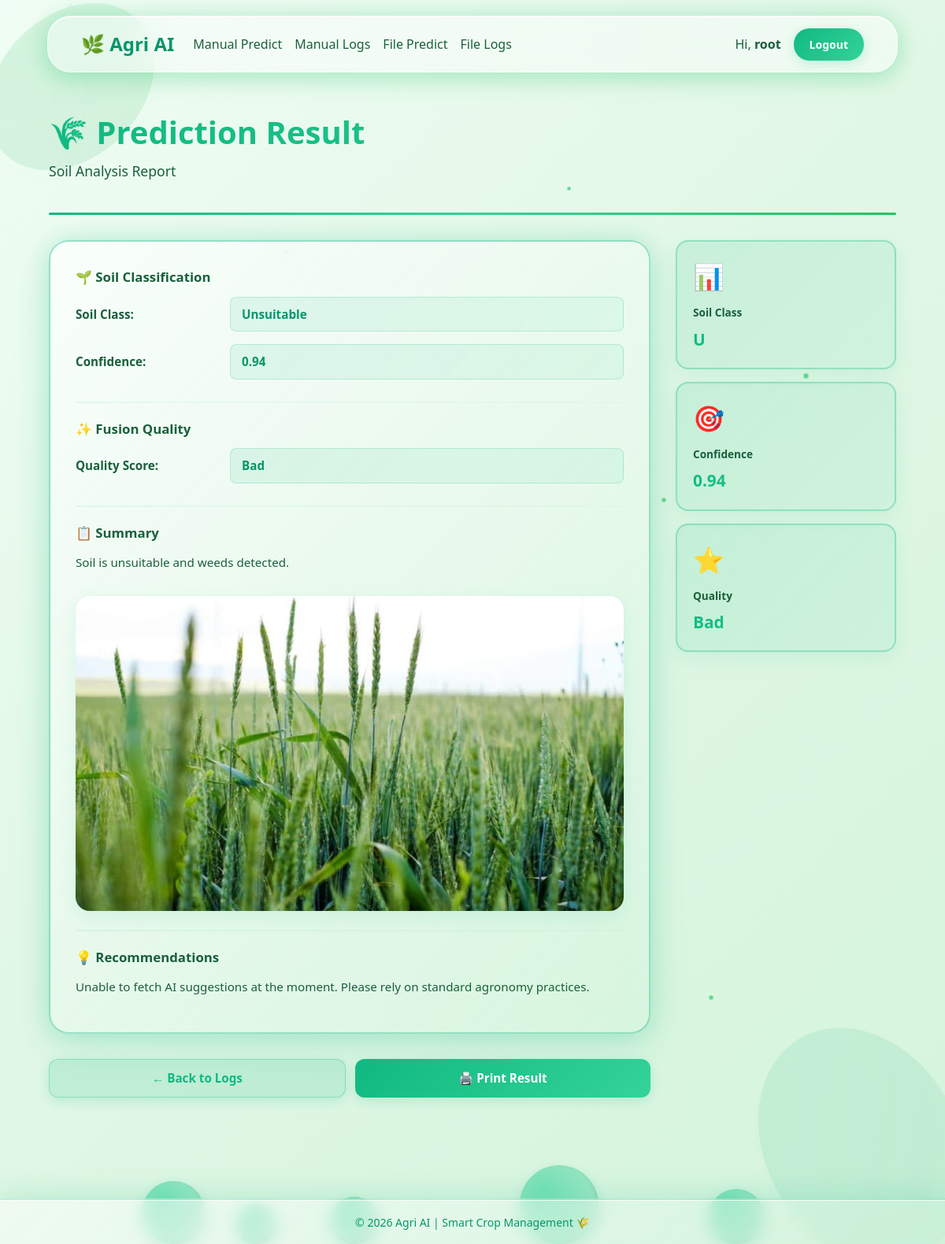
Page /result/1/ (signed in) on the committed database.
### core/models.py (models this page shows)
class PredictionRecord(models.Model):
    user = models.ForeignKey(User, on_delete=models.CASCADE)
    soil = models.ForeignKey(SoilInput, on_delete=models.CASCADE)
    image = models.ForeignKey(ImageInput, on_delete=models.CASCADE)
    soil_score = models.FloatField(null=True, blank=True)           # P
    soil_class = models.CharField(max_length=50, null=True, blank=True)
    weed_presence = models.BooleanField(default=False)              # Q
    weed_details_json = models.JSONField(null=True, blank=True)
    fusion_quality = models.CharField(max_length=20)                # good/bad
    fusion_summary_text = models.TextField()
    suggestions_text = models.TextField()
    confidences_json = models.JSONField(null=True, blank=True)
    created_at = models.DateTimeField(auto_now_add=True)

class ImageInput(models.Model):
    user = models.ForeignKey(User, on_delete=models.CASCADE)
    image = models.ImageField(upload_to="uploads/")
    capture_date = models.DateField(null=True, blank=True)
    notes = models.TextField(null=True, blank=True)
    created_at = models.DateTimeField(auto_now_add=True)

### core/views.py (the view)
# urls.py: path("result/<int:pk>/", views.result_view, name="result"),
@login_required
def result_view(request, pk):
    record = get_object_or_404(PredictionRecord, pk=pk)
    image = get_object_or_404(ImageInput, pk=pk)
    fusion_summary_html = markdown2.markdown(record.fusion_summary_text or "")
    suggestions_html = markdown2.markdown(record.suggestions_text or "")
    return render(request, "core/result.html", {
        "record": record,
        "fusion_summary_html": fusion_summary_html,
        "suggestions_html": suggestions_html,
        "image": image,
    })

### templates/core/result.html (shortened to what this page needs)
{% extends 'base.html' %}
{% block content %}
<div class="result-container">
  <div class="result-header">
    <h2>🌾 Prediction Result</h2>
    <p>Soil Analysis Report</p>
  </div>
  <hr class="result-divider" />
  <div class="result-wrapper">
    <div>
      <div class="result-card">
        <div class="result-section">
          <div class="section-header">
            🌱 Soil Classification
          </div>
          <div class="info-row">
            <div class="info-label">Soil Class:</div>
            <div class="info-value">{{ record.soil_class }}</div>
          </div>
          <div class="info-row">
            <div class="info-label">Confidence:</div>
            <div class="info-value">{{ record.confidences_json.soil_confidence }}</div>
          </div>
        </div>
        <hr class="section-divider" />
        <div class="result-section">
          <div class="section-header">
            ✨ Fusion Quality
          </div>
          <div class="info-row">
            <div class="info-label">Quality Score:</div>
            <div class="info-value">{{ record.fusion_quality }}</div>
          </div>
        </div>
        <hr class="section-divider" />
        <div class="result-section">
          <div class="section-header">
            📋 Summary
          </div>
          <div class="content-text">
            {{ fusion_summary_html|safe }}
          </div>
        </div>
        <div class="image-card">
          <img src="{{ image.image.url }}" alt="Soil analysis image">
        </div>
        <hr class="section-divider" />
        <div class="result-section">
          <div class="section-header">
            💡 Recommendations
          </div>
          <div class="content-text">
            {{ suggestions_html|safe }}
          </div>
        </div>
      </div>
      <div class="action-buttons">
        <a href="{% url 'logs' %}" class="action-btn action-btn-secondary">
          ← Back to Logs
        </a>
        <button onclick="window.print()" class="action-btn">
          🖨️ Print Result
        </button>
      </div>
    </div>
    <div class="result-sidebar">
      <div class="stat-card">
        <span class="stat-icon">📊</span>
        <div class="stat-label">Soil Class</div>
        <div class="stat-value">{{ record.soil_class|slice:":1" }}</div>
      </div>
      <div class="stat-card">
        <span class="stat-icon">🎯</span>
        <div class="stat-label">Confidence</div>
        <div class="stat-value">{{ record.confidences_json.soil_confidence|slice:":3" }}</div>
      </div>
      <div class="stat-card">
        <span class="stat-icon">⭐</span>
        <div class="stat-label">Quality</div>
        <div class="stat-value">{{ record.fusion_quality|slice:":3" }}</div>
      </div>
    </div>
  </div>
</div>
{% endblock %}

### templates/base.html (shortened to what this page needs)
{% load static %}
<!doctype html>
<html lang="en">
<head>
  <link href="https://cdn.jsdelivr.net/npm/bootstrap@5.3.3/dist/css/bootstrap.min.css" rel="stylesheet">
</head>
<body>
  <div class="animated-bg"></div>
  <div class="leaf-decoration leaf-top-left">
  </div>
  <div class="leaf-decoration leaf-bottom-right">
  </div>
  <div class="particles-container">
    <div class="particle particle-1"></div>
    <div class="particle particle-2"></div>
    <div class="particle particle-4"></div>
    <div class="particle particle-6"></div>
    <div class="particle particle-8"></div>
  </div>
  <div class="bubble bubble1"></div>
  <div class="bubble bubble2"></div>
  <div class="bubble bubble3"></div>
  <div class="bubble bubble4"></div>
  <div class="bubble bubble5"></div>
  <nav class="navbar navbar-expand-lg navbar-pro navbar-floating">
    <div class="container-fluid">
      <a class="navbar-brand" href="{% url 'home' %}">🌿 Agri AI</a>
      <div class="collapse navbar-collapse" id="navbarNav">
        <ul class="navbar-nav me-auto">
          <li class="nav-item"><a class="nav-link" href="{% url 'predict' %}">Manual Predict</a></li>
          <li class="nav-item"><a class="nav-link" href="{% url 'logs' %}">Manual Logs</a></li>
          <li class="nav-item"><a class="nav-link" href="{% url 'predict_file' %}">File Predict</a></li>
          <li class="nav-item"><a class="nav-link" href="{% url 'pdf_logs' %}">File Logs</a></li>
        </ul>
        <ul class="navbar-nav align-items-center">
          {% if request.user.is_authenticated %}
            <li class="nav-item"><span class="navbar-text me-3">Hi, <strong>{{ request.user.username }}</strong></span></li>
            <li class="nav-item">
                <form action="{% url 'logout' %}" method="post" class="d-inline">
                    <button type="submit" class="btn btn-pro btn-sm">Logout</button>
                </form>
            </li>
          {% else %}
            <li class="nav-item"><a class="btn btn-pro me-2" href="{% url 'login' %}">Login</a></li>
            <li class="nav-item"><a class="btn btn-pro" href="{% url 'signup' %}">Signup</a></li>
          {% endif %}
        </ul>
      </div>
    </div>
  </nav>
  <div class="container mt-4 mb-5">
    {% block content %}{% endblock %}
  </div>
  <footer class="mt-auto py-3 text-center">
    <div class="container">
      <small>© 2026 Agri AI | Smart Crop Management 🌾</small>
    </div>
  </footer>
</body>
</html>

### rows in the picture
PredictionRecord: soil_class "Unsuitable", confidences_json.soil_confidence "0.94", fusion_quality "Bad", fusion_summary_text "Soil is unsuitable and weeds detected.", suggestions_text "Unable to fetch AI suggestions at the moment. Please rely on standard agronomy practices.", soil_class "U"
ImageInput: image (picture)

### other values in the picture
{{ request.user.username }} "root"
